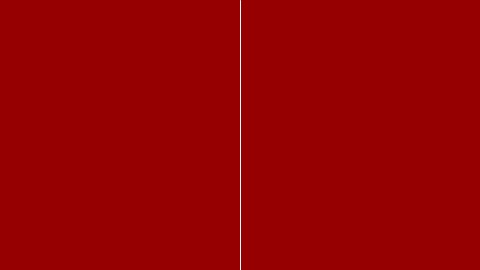
Frame 1 (no input)
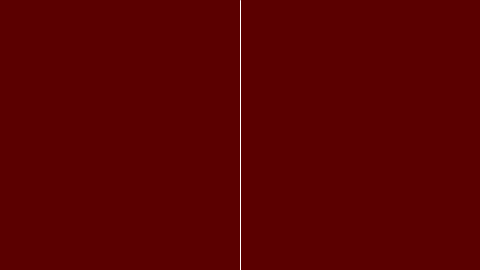
Frame 60 (the mouse pressed at the canvas centre just before this capture)
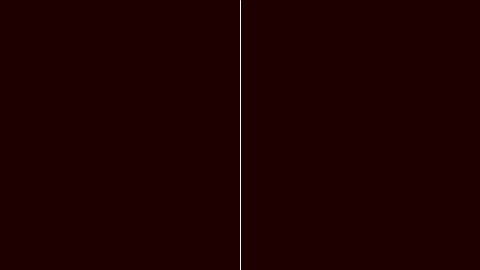
Frame 120 (the mouse held since frame 60 and released just before this capture)

The Processing sketch that drew these frames (run headless with seeded random() and noise(); from frame 60 on, the mouse is pressed at the canvas centre):

// Processing sketch: condi__es_vermelho_fade_linha
// ── condi__es_vermelho_fade_linha.pde
float r = 150;
float g = 0;
float b = 0;

void setup(){
 size(480,270); 
}

void draw(){
 background(r, g, b);
 stroke(255);
 line(width/2, 0, width/2, height);
 
 //se o mouse estiver no lado direito da tela, é o equivalente
 //a "if mouseX is greater than width divided by 2."
 if(mouseX > width/2){
  r = r + 1; 
 }else {
  r = r - 1; 
 }
 
 if (r > 255){
  r = 255; 
 }else if (r < 0) {
  r = 0; 
 }
}
